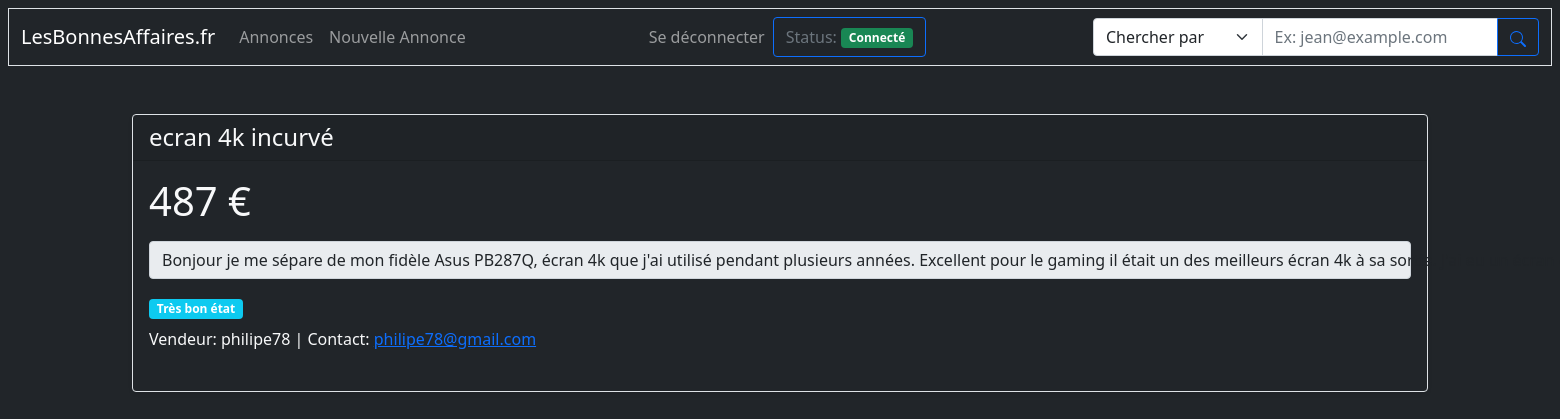
Screenshot of /annonce/3 (signed in) with the database file from the repository.
### app.py (models this page shows, shortened)
class Post(db.Model):
    id              = db.Column(db.Integer, primary_key = True)
    title           = db.Column(db.Text, nullable = False)
    description     = db.Column(db.Text, nullable = False)
    mail            = db.Column(db.Text, nullable = False)
    price           = db.Column(db.Text, nullable = False)
    username        = db.Column(db.Text, nullable = False)
    asset_condition = db.Column(db.Text, nullable = False)
    date            = db.Column(db.DateTime, nullable = False, default = datetime.utcnow)

### app.py (the view)
@app.route('/annonce/<int:id>')
def annonce(id):
    annonce = Post.query.filter_by(id=id).first()
    return render_template('index.html', requestAnnonce=annonce, user=current_user)

### app.py (called while the page is built)
@login_manager.user_loader
def load_user(mail):
    return User.query.get(mail)

### templates/index.html (shortened to what this page needs)
{% extends 'base.html' %}
{% block body %}
{% if requestAnnonce %}
<div class="container mt-5">
  <div class="card mb-4 shadow-sm border border-1 bg-dark text-light">
    <div class="card-header">
      <h4 class="my-0 fw-normal">{{ requestAnnonce.title }}</h4>
    </div>
    <div class="card-body">
      <h1 class="card-title pricing-card-title">{{ requestAnnonce.price }} €<small class="text-muted"></small></h1>
      <ul class="list-unstyled mt-3 mb-4">
        <span class="input-group-text">{{ requestAnnonce.description }}</span>
        <div class="mt-3 mb-2">
          {% if requestAnnonce.asset_condition == '5' %}
          <span class="badge bg-primary">Neuf</span>
          {% elif requestAnnonce.asset_condition == '4' %}
          <span class="badge bg-info">Très bon état</span>
          {% elif requestAnnonce.asset_condition == '3' %}
          <span class="badge bg-success">Bon état</span>
          {% elif requestAnnonce.asset_condition == '2' %}
          <span class="badge bg-warning">Assez bon état</span>
          {% elif requestAnnonce.asset_condition == '1' %}
          <span class="badge bg-danger">Etat médiocre</span>
          {% endif %}
        </div>
        <p>Vendeur: {{ requestAnnonce.username }} | Contact: <a href="mailto:{{ requestAnnonce.mail }}">{{
            requestAnnonce.mail }}</a></p>
      </ul>
    </div>
  </div>
</div>
{% endif %}
{% endblock %}

### rows the page displays
Post: title "ecran 4k incurvé", price "487", description "Bonjour je me sépare de mon fidèle Asus PB287Q, écran 4k que j'ai utilisé pendant plusieurs années. Excellent pour le gaming il était un des meilleurs écran 4k à sa sortie. J'ai eu un écran…", username "philipe78", mail "philipe78@gmail.com"
